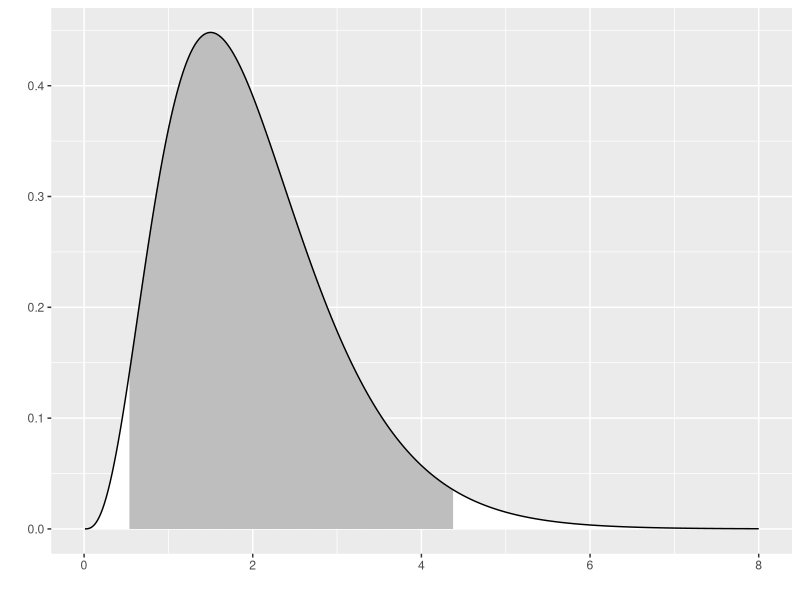
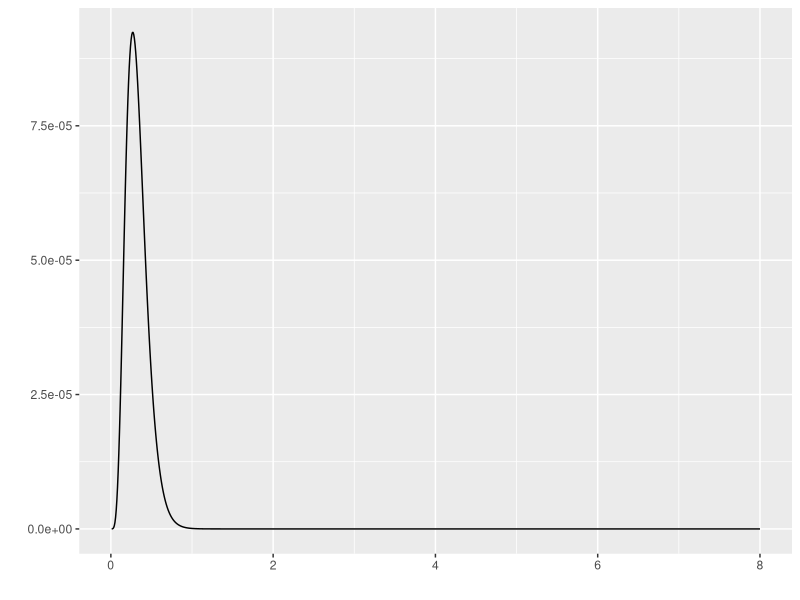
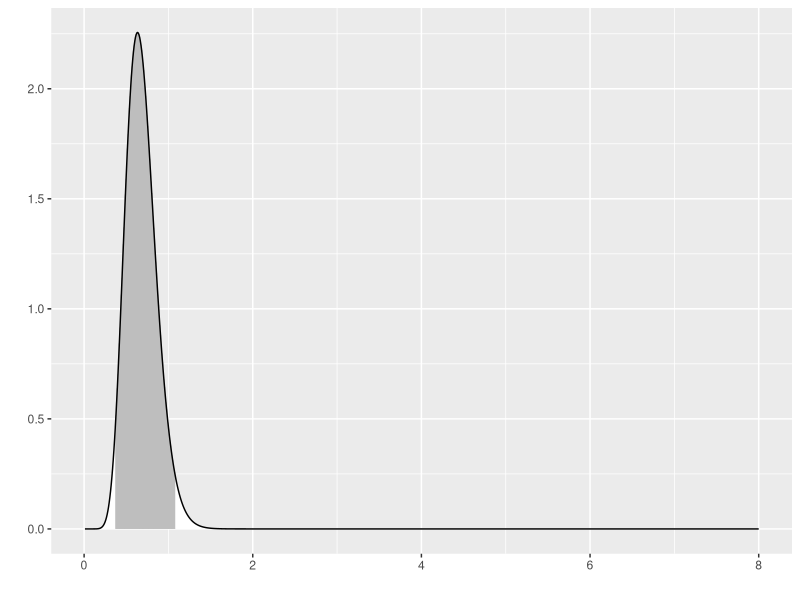
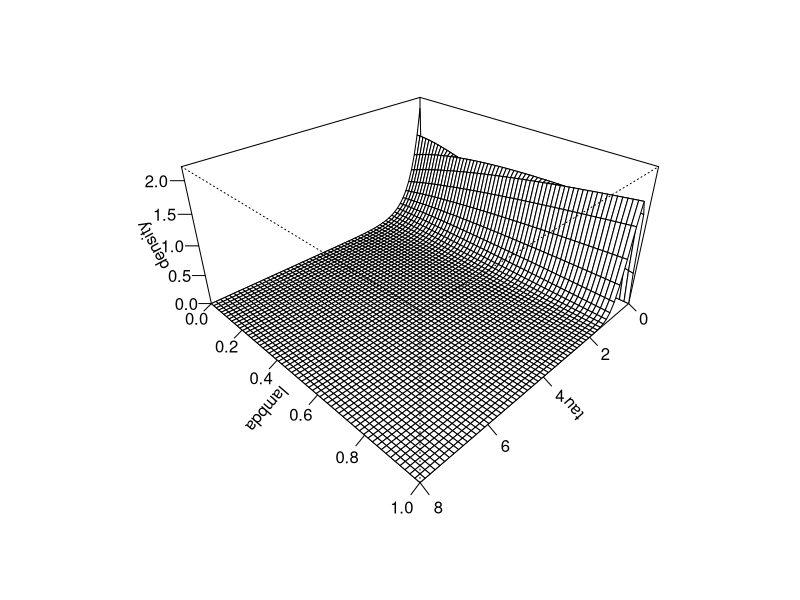

Write the R code that produced these figures, in order.
## ---- chunk 1
suppressMessages(suppressWarnings(library(MASS)))
suppressMessages(suppressWarnings(library(tidyverse)))
knitr::opts_chunk$set(echo=TRUE, fig.width=8, fig.height=2)
## ---- chunk 2
x_max <- 8

n0 <- 4
tau0 <- 0.5

alpha0 <- n0
beta0 <- n0*tau0

muF <- 2
n <- 10

x <- muF+ round(rnorm(n), 1)/tau0

ss <- sum((x-muF)^2)

alpha1 <- alpha0 + n
beta1 <- beta0 + 0.5*ss

x_grid <- seq(0.01, x_max, length=1000)

f <- function(x, mu, tau) {
  sqrt(tau/2*pi)*exp(-0.5*tau*(x-mu)^2)
}

g <- function(x, alpha, beta) {
  beta^alpha/gamma(alpha)*x^(alpha-1)*exp(-beta*x)
}

prior05 <- qgamma(0.025, alpha0, beta0) 
prior95 <- qgamma(0.975, alpha0, beta0) 

post05 <- qgamma(0.025, alpha1, beta1)  
post95 <- qgamma(0.975, alpha1, beta1) 

## ---- chunk 3
g_grid <- g(x_grid, alpha0, beta0)
outside <- x_grid < prior05 | x_grid > prior95
x_color <- 
  ifelse(outside, "white", "gray")
data.frame(x=x_grid, y=g_grid) %>%
  ggplot(aes(x, y)) +
    geom_segment(aes(xend=x, yend=0), color=x_color) +
    geom_line() + xlab(" ") + ylab(" ")
## ---- chunk 4
f_grid <- rep(NA, length(x_grid))
for (i in 1:length(x_grid)) {
  f_grid[i] <- prod(f(x, muF, x_grid[i]))
}
x_color <- "white"
data.frame(x=x_grid, y=f_grid) %>%
  ggplot(aes(x, y)) + 
    geom_line() + xlab(" ") + ylab(" ")
## ---- chunk 5
h_grid <- g(x_grid, alpha1, beta1)
outside <- x_grid < post05 | x_grid > post95
x_color <- 
  ifelse(outside, "white", "gray")
data.frame(x=x_grid, y=h_grid) %>%
  ggplot(aes(x, y)) +
    geom_segment(aes(xend=x_grid, yend=0), color=x_color) +
    geom_line() + xlab(" ") + ylab(" ")
## ---- chunk 6
knitr::opts_chunk$set(echo=TRUE, fig.width=8, fig.height=8)
## ---- chunk 7
lambda_grid <- seq(0, 1, length=60)
tau_grid <- seq(0, x_max, length=60)


gstar <- function(tau, lambda) {g(tau, 1+lambda*(alpha0-1), (1+lambda*(alpha0-1))*beta0)}
density <- outer(tau_grid, lambda_grid, gstar)
op <- par(bg = "white") 
z_max <- max(density, na.rm=TRUE)
persp(
  tau_grid, 
  lambda_grid, 
  density, 
  zlim=c(0, 1.1*z_max),
  xlab="tau",
  ylab="lambda",
  theta = 135, 
  phi = 30, 
  expand=0.5,
  ticktype="detailed")
